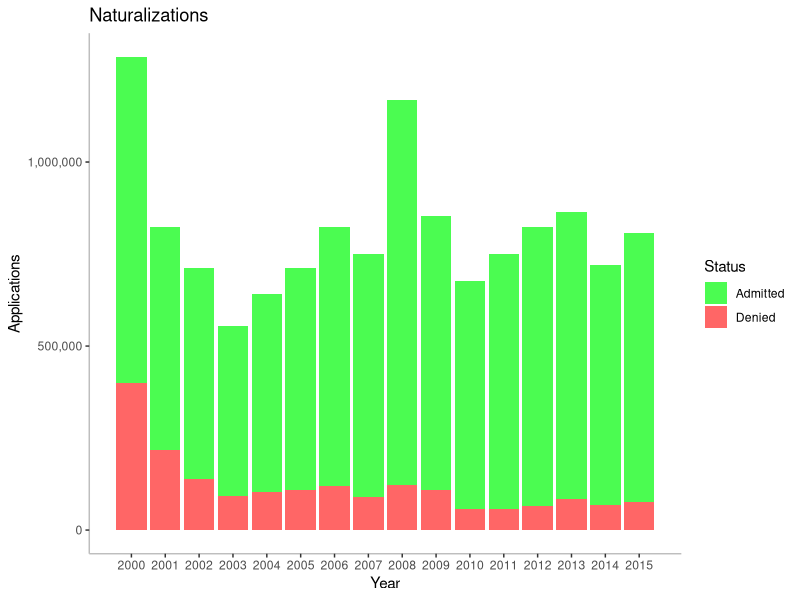

The R source for this figure:
# This visualization shows the number of applicants for naturalization in the United States from 2000 - 2015 while also 
# indicating the number of applicants approved and the number of applicants rejected

library(readr)
library(ggplot2)
library(dplyr)
library(tidyr)
library(scales)

naturalizations <- read_csv("naturalization.csv")
naturalizations <- naturalizations[order(naturalizations$Year), ]

naturalizations <- gather(naturalizations, Status, Applications, Admitted:Denied)
naturalizations00 <- subset(naturalizations, naturalizations$Year >= 2000)
naturalizations00 %>%
  group_by(Year) %>%
  ggplot(aes(x = Year, y = Applications, fill = Status)) +
  geom_bar(stat = "identity") +
  scale_y_continuous(name = "Applications", labels = comma) +
  scale_x_continuous(breaks = 2000:2015) +
  ggtitle("Naturalizations") +
  scale_fill_manual(values = c("#4bfc51", "#ff6666"))+
  theme(panel.grid.major = element_blank(), panel.grid.minor = element_blank(),
        panel.background = element_blank(), axis.line = element_line(color = "grey"))

# SOURCES

# US Department of Homeland Security, Yearbook of Immigration Statistics, 2009 - 2015
# https://www.dhs.gov/immigration-statistics/yearbook/2015
